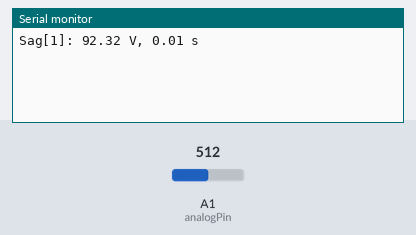
The sketch below on a simulated Arduino Uno, built with avr-gcc and run on an emulated ATmega328P. Parts: the last lines printed to the serial monitor. The inputs (shaded band) are chosen by the test bench; at power-on: A1 (analogPin) = 512.

Above: at 1.2 s.
1.3 s: A1 (analogPin) set to 0
At 1.9 s:
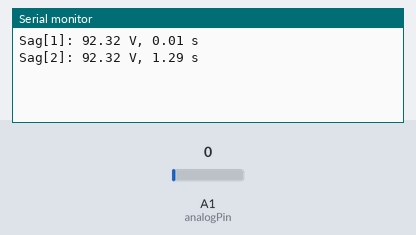
2.8 s: A1 (analogPin) set to 716
At 3.2 s:
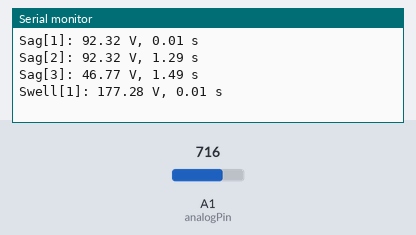

The sketch:

SagSwellDetector12SamplesPerCycle.ino
```cpp
#include <TimerOne.h>

int analogPin = A1;

const float iN  = 0.083333;
int const N = 12;

float mseno[N]        = {0, -0.500000000000000, -0.866025403784439, -1, -0.866025403784439, -0.500000000000000, 0, 0.500000000000000, 0.866025403784439, 1, 0.866025403784439, 0.5};
float coseno[N]       = {1, 0.866025403784439, 0.500000000000000, 0, -0.500000000000000, -0.866025403784439, -1, -0.866025403784439, -0.500000000000000, 0, 0.500000000000000, 0.866025403784439};

float bufferFcoseno[N] = {0,0,0,0,0,0,0,0,0,0,0,0};
float bufferFseno[N] = {0,0,0,0,0,0,0,0,0,0,0,0};

float sumSeno = 0;
float sumCoseno = 0;
float voltageModule = 0;
float auxVoltage = 0;

int voltageRead = 0;
float voltageValue = 0;
float voltageMagnitude = 0;
float auxVoltageMagnitude = 0;

bool adcFlag = 0;
int buffIndex = 0;

float const tolerance = 0.00;
float const voltageMagnitudeFixed = 1.56;
float voltageSagLimit = (voltageMagnitudeFixed * 0.9);
float voltageSwellLimit = (voltageMagnitudeFixed * 1.1);

bool isSagInProgress = 0;
bool isSwellInProgress = 0;

unsigned long tempoInicioSag = 0;
float voltageSag = 0;
int countSag = 0;
int bufferSagIndex = 0;

struct SagSwell{
  float duration;
  float voltage;
  int count;
};

int const maxMemoryItems = 4;
SagSwell SagDetected[maxMemoryItems];
SagSwell SwellDetected[maxMemoryItems];

unsigned long tempoInicioSwell = 0;
float voltageSwell = 0;
int countSwell = 0;
int bufferSwellIndex = 0;

int amountSagEvent = 0;
int amountSwellEvent = 0;

float getRMSFromMagnitude(float magnitude) {
  return (magnitude * 81.9) - 0.998;
}

void setup(void)
{
  Timer1.initialize(1389) ; // 12 samples - 1388.89us = 720 Hz
  Timer1.attachInterrupt(sample);

  Serial.begin(500000);
}

void loop(void)
{
  if (adcFlag) {
    auxVoltage = (2 * iN * voltageValue * coseno[(buffIndex) - (N * ((buffIndex) / N))]);
    sumCoseno = sumCoseno + auxVoltage - bufferFcoseno[buffIndex];
    bufferFcoseno[buffIndex] = auxVoltage;

    auxVoltage = (2 * iN * voltageValue * mseno[(buffIndex ) - ( N * ((buffIndex) / N ))]);
    sumSeno = sumSeno + auxVoltage - bufferFseno[buffIndex];
    bufferFseno[buffIndex] = auxVoltage;

    auxVoltageMagnitude = voltageMagnitude;
    voltageMagnitude = sqrt((sumCoseno*sumCoseno) + (sumSeno*sumSeno));

    buffIndex = buffIndex + 1;
    if (buffIndex == N){
      buffIndex = 0;
    }

    adcFlag = 0;

    detectSagSwell();
  }
}

void sample() {
  voltageRead = analogRead(analogPin);
  voltageValue = (float) voltageRead * 5 / 1023;

  adcFlag = 1;
}

void detectSagSwell() {
  if (voltageMagnitude < voltageSagLimit && !isSagInProgress) {
    amountSagEvent = 0;
    amountSagEvent++;
    isSagInProgress = 1;
    return;
  }

  if (voltageMagnitude < voltageSagLimit && isSagInProgress) {
    voltageSag = voltageMagnitude < auxVoltageMagnitude ? voltageMagnitude : auxVoltageMagnitude;
    amountSagEvent++;
    return;
  }

  if (amountSagEvent) {
    countSag++;
    SagDetected[bufferSagIndex].duration = (float) amountSagEvent * 0.001389;
    SagDetected[bufferSagIndex].count = countSag;
    SagDetected[bufferSagIndex].voltage = getRMSFromMagnitude(voltageSag);

    Serial.print("Sag[");
    Serial.print(SagDetected[bufferSagIndex].count);
    Serial.print("]: ");
    Serial.print(SagDetected[bufferSagIndex].voltage, 2);
    Serial.print(" V, ");
    Serial.print(SagDetected[bufferSagIndex].duration, 2);
    Serial.print(" s\n");
    bufferSagIndex++;

    if (bufferSagIndex == maxMemoryItems){
      bufferSagIndex = 0;
    }

    voltageSag = 0;
    tempoInicioSag = 0;
    isSagInProgress = 0;
    amountSagEvent = 0;
    return;
  }

  if (voltageMagnitude > voltageSwellLimit && !isSwellInProgress) {
    amountSwellEvent = 0;
    amountSwellEvent++;
    isSwellInProgress = 1;
    return;
  }

  if (voltageMagnitude > voltageSwellLimit && isSwellInProgress) {
    amountSwellEvent++;
    voltageSwell = voltageMagnitude > auxVoltageMagnitude ? voltageMagnitude : auxVoltageMagnitude;
    return;
  }

  if (amountSwellEvent) {
    countSwell++;
    SwellDetected[bufferSwellIndex].duration = (float) amountSwellEvent * 0.001389;
    SwellDetected[bufferSwellIndex].count = countSwell;
    SwellDetected[bufferSwellIndex].voltage = getRMSFromMagnitude(voltageSwell);

    Serial.print("Swell[");
    Serial.print(SwellDetected[bufferSwellIndex].count);
    Serial.print("]: ");
    Serial.print(SwellDetected[bufferSwellIndex].voltage, 2);
    Serial.print(" V, ");
    Serial.print(SwellDetected[bufferSwellIndex].duration);
    Serial.print(" s\n");

    bufferSwellIndex++;
    if (bufferSwellIndex == maxMemoryItems){
      bufferSwellIndex = 0;
    }

    voltageSwell = 0;
    tempoInicioSwell = 0;
    isSwellInProgress = 0;
    amountSwellEvent = 0;
    return;
  }
}
```

Measured:
- after the input at 1.3 s, the serial monitor: prints a new line at once (image 1)
- after the input at 2.8 s, the serial monitor: prints a new line at once (image 2)
